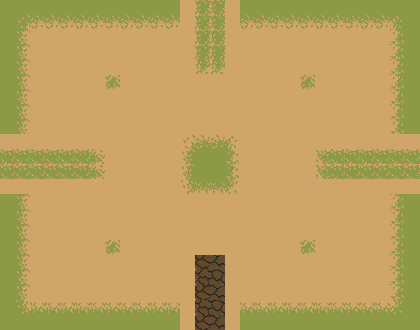

Below is a game level as drawn by its tile map, then a one-line description and the .tmx file that defines it, in full:
An orthogonal 28x22 tile map with 15x15 px tiles, 1 tile layer (sueloLayer), 2 tilesets and 25 objects.

<map version="1.10" tiledversion="1.10.2" orientation="orthogonal" renderorder="right-down" width="28" height="22" tilewidth="15" tileheight="15" infinite="0" nextlayerid="3" nextobjectid="47">
 <tileset firstgid="1" source="Ground Tileset.tsx" />
 <tileset firstgid="331" source="bossTileset.tsx" />
 <layer id="1" name="sueloLayer" width="28" height="22">
  <data encoding="csv">
145,145,145,145,145,145,145,145,145,145,145,145,244,257,257,244,145,145,145,145,145,145,145,145,145,145,145,145,
145,221,222,222,222,222,222,222,222,222,222,222,244,257,257,244,222,222,222,222,222,222,222,222,222,222,223,145,
145,243,244,244,244,244,244,244,244,244,244,244,244,257,257,244,244,244,244,244,244,244,244,244,244,244,245,145,
145,243,244,244,244,244,244,244,244,244,244,244,244,257,257,244,244,244,244,244,244,244,244,244,244,244,245,145,
145,243,244,244,244,244,244,244,244,244,244,244,244,279,279,244,244,244,244,244,244,244,244,244,244,244,245,145,
145,243,244,244,244,244,244,301,244,244,244,244,244,244,244,244,244,244,244,244,301,244,244,244,244,244,245,145,
145,243,244,244,244,244,244,244,244,244,244,244,244,244,244,244,244,244,244,244,244,244,244,244,244,244,245,145,
145,243,244,244,244,244,244,244,244,244,244,244,244,244,244,244,244,244,244,244,244,244,244,244,244,244,245,145,
145,243,244,244,244,244,244,244,244,244,244,244,244,244,244,244,244,244,244,244,244,244,244,244,244,244,245,145,
244,244,244,244,244,244,244,244,244,244,244,244,232,233,233,234,244,244,244,244,244,244,244,244,244,244,244,244,
299,299,299,299,299,299,300,244,244,244,244,244,254,255,255,256,244,244,244,244,244,298,299,299,299,299,299,299,
299,299,299,299,299,299,300,244,244,244,244,244,254,255,255,256,244,244,244,244,244,298,299,299,299,299,299,299,
244,244,244,244,244,244,244,244,244,244,244,244,276,277,277,278,244,244,244,244,244,244,244,244,244,244,244,244,
145,243,244,244,244,244,244,244,244,244,244,244,244,244,244,244,244,244,244,244,244,244,244,244,244,244,245,145,
145,243,244,244,244,244,244,244,244,244,244,244,244,244,244,244,244,244,244,244,244,244,244,244,244,244,245,145,
145,243,244,244,244,244,244,244,244,244,244,244,244,244,244,244,244,244,244,244,244,244,244,244,244,244,245,145,
145,243,244,244,244,244,244,301,244,244,244,244,244,244,244,244,244,244,244,244,301,244,244,244,244,244,245,145,
145,243,244,244,244,244,244,244,244,244,244,244,244,545,546,244,244,244,244,244,244,244,244,244,244,244,245,145,
145,243,244,244,244,244,244,244,244,244,244,244,244,630,631,244,244,244,244,244,244,244,244,244,244,244,245,145,
145,243,244,244,244,244,244,244,244,244,244,244,244,715,716,244,244,244,244,244,244,244,244,244,244,244,245,145,
145,265,266,266,266,266,266,266,266,266,266,266,244,630,631,244,266,266,266,266,266,266,266,266,266,266,267,145,
145,145,145,145,145,145,145,145,145,145,145,145,244,715,716,244,145,145,145,145,145,145,145,145,145,145,145,145
</data>
 </layer>
 <objectgroup id="2" name="Colisiones">
  <object id="10" x="0" y="0" width="15" height="120">
   <properties>
    <property name="name" value="pared" />
   </properties>
  </object>
  <object id="11" x="0" y="210" width="15" height="120">
   <properties>
    <property name="name" value="pared" />
   </properties>
  </object>
  <object id="12" x="15" y="315" width="150" height="15">
   <properties>
    <property name="name" value="pared" />
   </properties>
  </object>
  <object id="14" x="255" y="315" width="165" height="15">
   <properties>
    <property name="name" value="pared" />
   </properties>
  </object>
  <object id="15" x="405" y="210" width="15" height="105">
   <properties>
    <property name="name" value="pared" />
   </properties>
  </object>
  <object id="16" x="405" y="0" width="15" height="120">
   <properties>
    <property name="name" value="pared" />
   </properties>
  </object>
  <object id="17" x="255" y="0" width="150" height="15">
   <properties>
    <property name="name" value="pared" />
   </properties>
  </object>
  <object id="18" x="15" y="0" width="150" height="15">
   <properties>
    <property name="name" value="pared" />
   </properties>
  </object>
  <object id="20" x="0" y="120" width="15" height="90">
   <properties>
    <property name="name" value="puerta" />
   </properties>
  </object>
  <object id="21" x="165" y="0" width="90" height="15">
   <properties>
    <property name="name" value="puerta" />
   </properties>
  </object>
  <object id="22" x="165" y="315" width="90" height="15">
   <properties>
    <property name="name" value="puerta" />
   </properties>
  </object>
  <object id="23" x="405" y="120" width="15" height="90">
   <properties>
    <property name="name" value="puerta" />
   </properties>
  </object>
  <object id="24" x="45" y="150" width="30" height="30">
   <properties>
    <property name="name" value="start" />
   </properties>
  </object>
  <object id="25" x="195" y="255" width="30" height="30">
   <properties>
    <property name="name" value="start" />
   </properties>
  </object>
  <object id="26" x="195" y="45" width="30" height="30">
   <properties>
    <property name="name" value="start" />
   </properties>
  </object>
  <object id="27" x="345" y="150" width="30" height="30">
   <properties>
    <property name="name" value="start" />
   </properties>
  </object>
  <object id="28" x="-45" y="105" width="30" height="119.5">
   <properties>
    <property name="name" value="end" />
   </properties>
  </object>
  <object id="29" x="150" y="345" width="120" height="30">
   <properties>
    <property name="name" value="end" />
   </properties>
  </object>
  <object id="30" x="435" y="105" width="30" height="120">
   <properties>
    <property name="name" value="end" />
   </properties>
  </object>
  <object id="32" x="150" y="-45" width="120" height="30">
   <properties>
    <property name="name" value="end" />
   </properties>
  </object>
  <object id="40" gid="134" x="105" y="90" width="16" height="16">
   <properties>
    <property name="enemigo" value="simple" />
   </properties>
  </object>
  <object id="41" gid="134" x="105" y="255" width="16" height="16">
   <properties>
    <property name="enemigo" value="simple" />
   </properties>
  </object>
  <object id="44" gid="134" x="300" y="255" width="16" height="16">
   <properties>
    <property name="enemigo" value="simple" />
   </properties>
  </object>
  <object id="45" gid="134" x="300" y="90" width="16" height="16">
   <properties>
    <property name="enemigo" value="simple" />
   </properties>
  </object>
  <object id="46" gid="134" x="195" y="179" width="30" height="30">
   <properties>
    <property name="enemigo" value="simple" />
   </properties>
  </object>
 </objectgroup>
</map>
